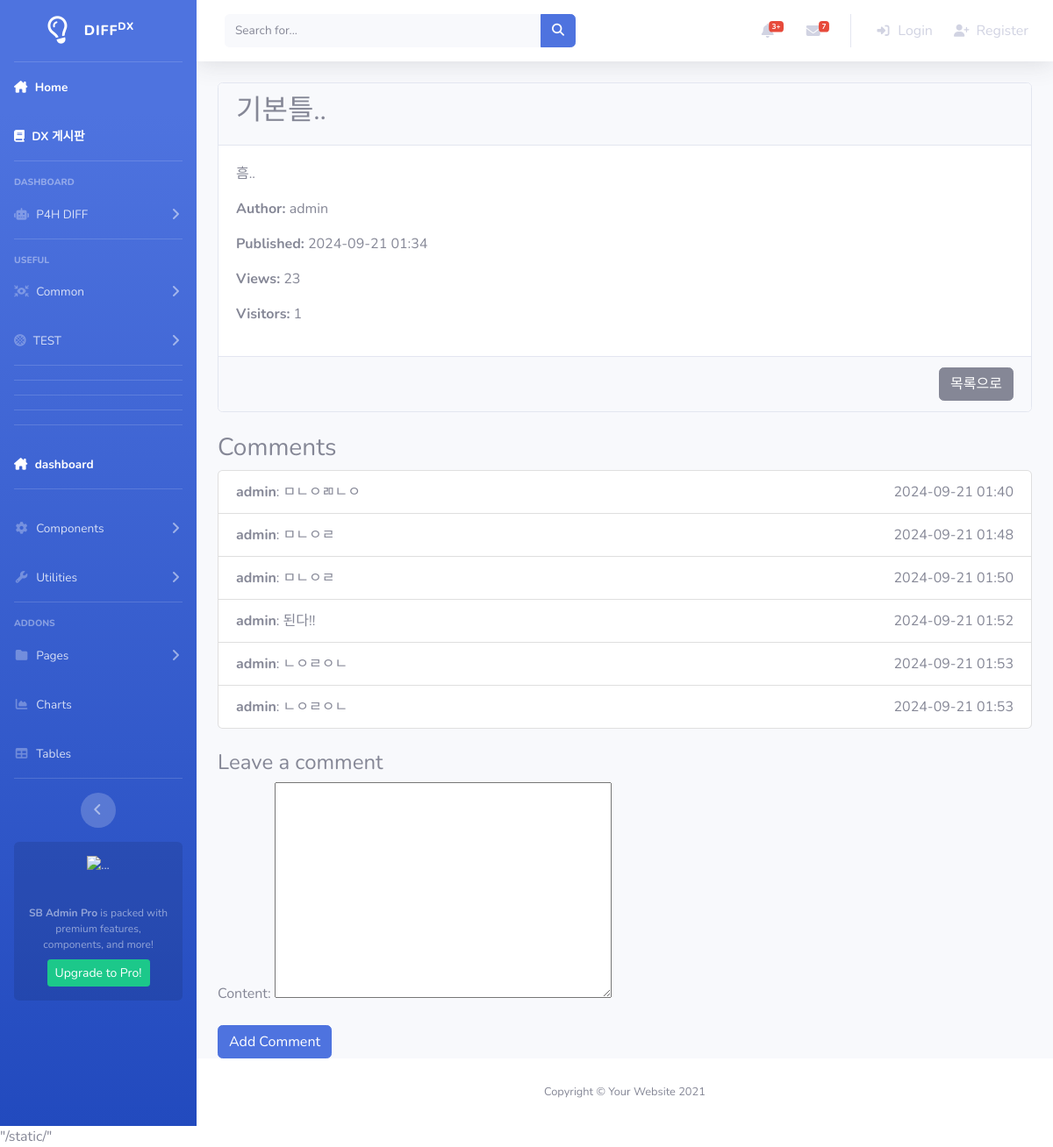
The app's page /board/post/5/ with its own data.
### board/models.py (models this page shows, shortened)
class Post(models.Model):
    title = models.CharField(max_length=200)
    content = models.TextField()
    author = models.ForeignKey(User, on_delete=models.CASCADE, null=True)
    created_at = models.DateTimeField(auto_now_add=True)
    updated_at = models.DateTimeField(auto_now=True)
    views = models.PositiveIntegerField(default=0)  # 조회수
    visitors = models.ManyToManyField(User, related_name='post_visitors', blank=True)

class Comment(models.Model):
    post = models.ForeignKey(Post, related_name='comments', on_delete=models.CASCADE)
    content = models.TextField()
    author = models.ForeignKey(User, on_delete=models.CASCADE, null=True)  # null=True 임시 허용
    created_at = models.DateTimeField(auto_now_add=True)

### board/views.py (the view)
# urls.py: path('post/<int:pk>/', views.post_detail, name='post_detail'),
def post_detail(request, pk):
    post = get_object_or_404(Post, pk=pk)
    post.views += 1
    post.save()
    if request.user.is_authenticated:
        if not post.visitors.filter(id=request.user.id).exists():
            post.visitors.add(request.user)
    comments = post.comments.all()
    if request.method == "POST":
        comment_form = CommentForm(request.POST)
        if comment_form.is_valid():
            comment = comment_form.save(commit=False)
            comment.post = post
            comment.author = request.user  # 로그인한 사용자를 댓글 작성자로 설정
            comment.save()
            return redirect('board:post_detail', pk=post.pk)
    else:
        comment_form = CommentForm()
    return render(request, 'board/post_detail.html', {'post': post, 'comments': comments, 'comment_form': comment_form})

### board/forms.py
class CommentForm(forms.ModelForm):
    class Meta:
        model = Comment
        fields = ['content']

### templates/board/post_detail.html (shortened to what this page needs)
{% extends 'Common/base.html' %}
{% block content %}
<div class="post-detail-container mt-4">
    <div class="card">
        <div class="card-header d-flex justify-content-between align-items-center">
            <h2>{{ post.title }}</h2>
        </div>
        <div class="card-body">
            <p class="card-text">{{ post.content }}</p>
            <p><strong>Author:</strong> {{ post.author.username }}</p>
            <p><strong>Published:</strong> {{ post.created_at|date:"Y-m-d H:i" }}</p>
            <p><strong>Views:</strong> {{ post.views }}</p>
            <p><strong>Visitors:</strong> {{ post.visitors.count }}</p>
        </div>
        <div class="card-footer text-right">
            <a href="{% url 'board:post_list' %}" class="btn btn-secondary">목록으로</a>
        </div>
    </div>
    <div class="comments-section mt-4">
        <h3>Comments</h3>
        <ul class="list-group">
            {% for comment in comments %}
                <li class="list-group-item">
                    <strong>{{ comment.author.username }}</strong>: {{ comment.content }}
                    <span class="text-muted float-right">{{ comment.created_at|date:"Y-m-d H:i" }}</span>
                </li>
            {% empty %}
                <li class="list-group-item text-center">No comments yet.</li>
            {% endfor %}
        </ul>
    </div>
    <div class="mt-4">
        <h4>Leave a comment</h4>
        <form method="POST"action="{% url 'board:post_detail' pk=post.pk %}">
            {{ comment_form.as_p }}
            <button type="submit" class="btn btn-primary">Add Comment</button>
        </form>
    </div>
</div>
{% endblock %}

### records on screen
Post: title "기본틀..", content "흠..", author.username "admin", created_at "2024-09-21 01:34", views "23", visitors.count "1"
Comment: author.username "admin", content "ㅁㄴㅇㄻㄴㅇ", created_at "2024-09-21 01:40"
Comment: author.username "admin", content "ㅁㄴㅇㄹ", created_at "2024-09-21 01:48"
Comment: author.username "admin", content "ㅁㄴㅇㄹ", created_at "2024-09-21 01:50"
Comment: author.username "admin", content "된다!!", created_at "2024-09-21 01:52"
Comment: author.username "admin", content "ㄴㅇㄹㅇㄴ", created_at "2024-09-21 01:53"
Comment: author.username "admin", content "ㄴㅇㄹㅇㄴ", created_at "2024-09-21 01:53"
